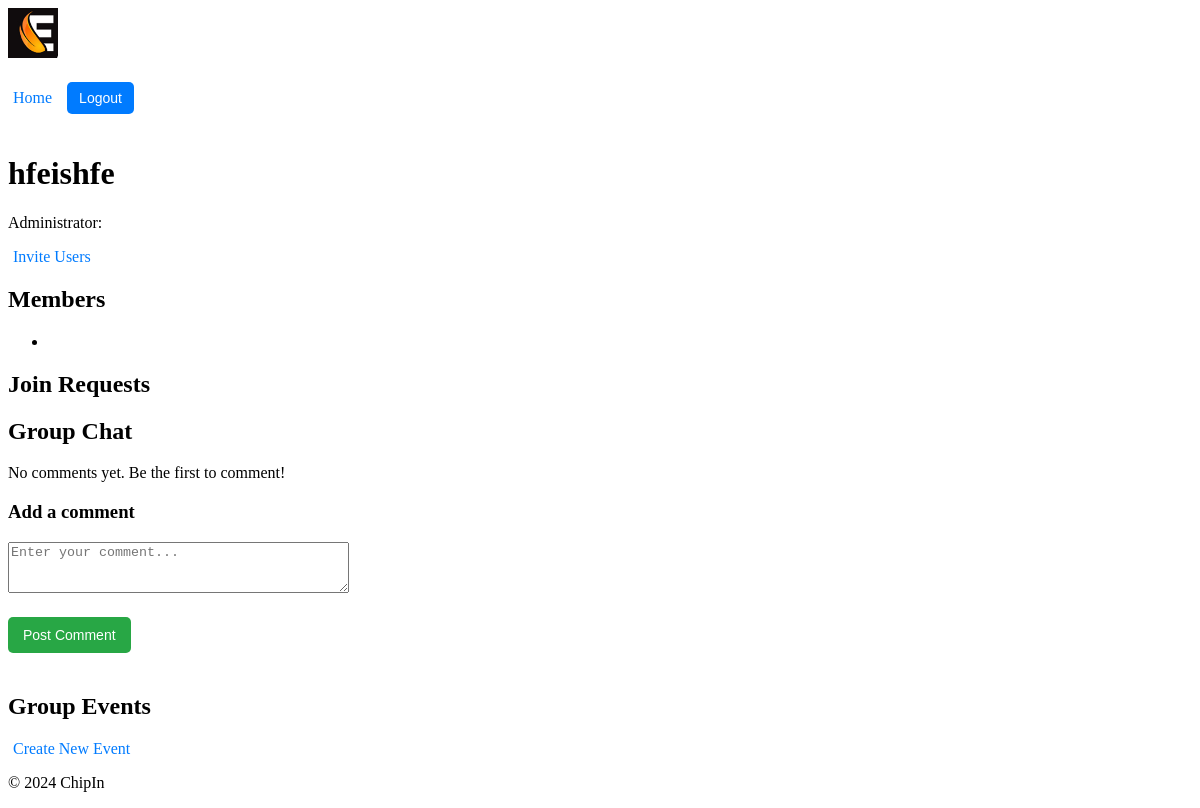
The page /chipin/group/3/ (signed in) on the database as committed earlier.
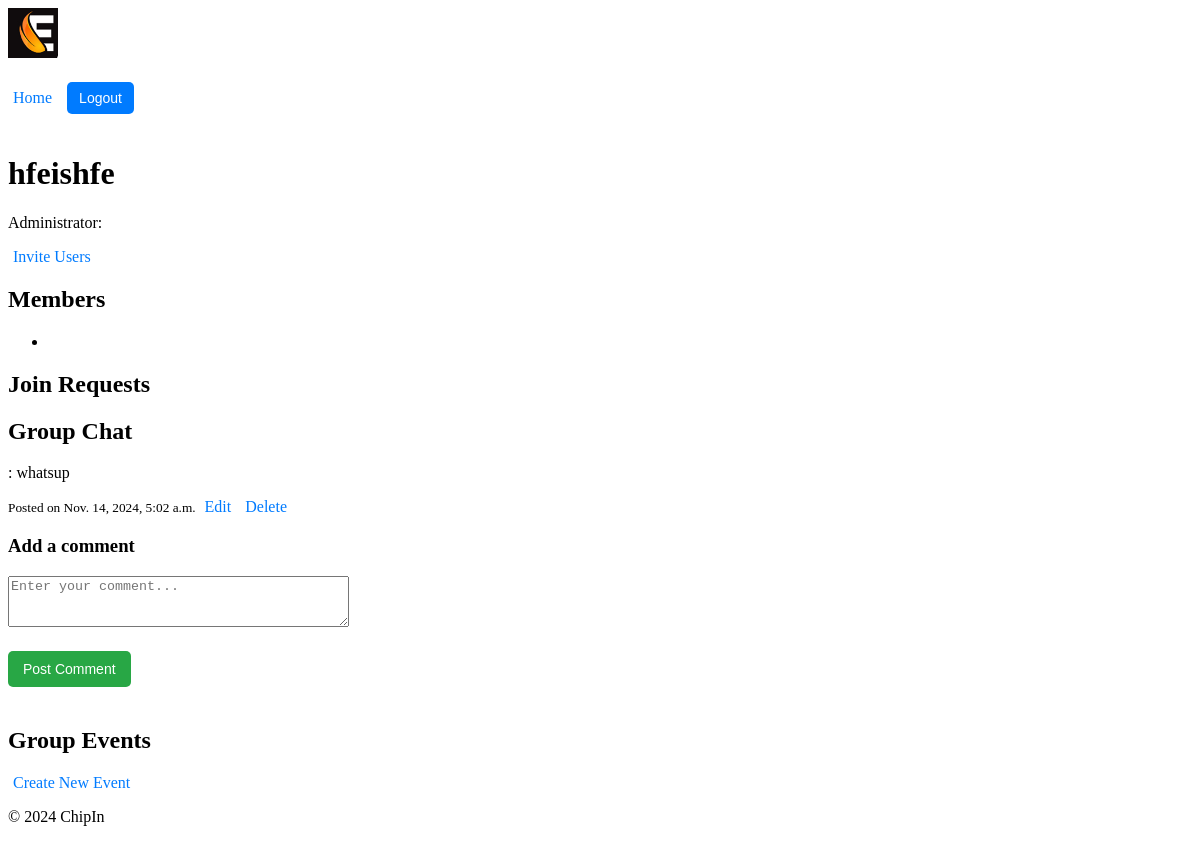
The same page on the database as committed later.
### chipin/models.py (models this page shows, shortened)
class Comment(models.Model):
    user = models.ForeignKey(User, on_delete=models.CASCADE)  # User who posted the comment
    group = models.ForeignKey(Group, related_name='comments', on_delete=models.CASCADE)  # Group associated with the comment
    content = models.TextField()  # The comment content
    created_at = models.DateTimeField(auto_now_add=True)  # Timestamp when the comment was posted
    updated_at = models.DateTimeField(auto_now=True)  # Timestamp for the latest update

### chipin/views.py (the view, shortened to what this page needs)
# urls.py: path('group/<int:group_id>/', views.group_detail, name='group_detail'),
@login_required
def group_detail(request, group_id, edit_comment_id=None):
    group = get_object_or_404(Group, id=group_id)
    comments = group.comments.all().order_by('-created_at')  # Fetch all comments for the group
    events = group.events.all()  # Fetch all events associated with the group
    if edit_comment_id: # Fetch the comment to edit, if edit_comment_id is provided
        comment_to_edit = get_object_or_404(Comment, id=edit_comment_id)
        if comment_to_edit.user != request.user:
            return redirect('chipin:group_detail', group_id=group.id)
    else:
        comment_to_edit = None
    if request.method == 'POST':
        if comment_to_edit: # Editing an existing comment
            form = CommentForm(request.POST, instance=comment_to_edit)
        else: # Adding a new comment
            form = CommentForm(request.POST)
        if form.is_valid():
            comment = form.save(commit=False)
            comment.user = request.user
            comment.group = group
            comment.save()
            return redirect('chipin:group_detail', group_id=group.id)
    else:
        form = CommentForm(instance=comment_to_edit) if comment_to_edit else CommentForm()
    event_share_info = {}
    return render(request, 'chipin/group_detail.html', {
        'group': group,
        'comments': comments,
        'form': form,
        'comment_to_edit': comment_to_edit,
        'events': events,
        'event_share_info': event_share_info,
    })

### chipin/forms.py (shortened to what this page needs)
class CommentForm(forms.ModelForm):
    class Meta:
        model = Comment
        fields = ['content']
        widgets = {
            'content': forms.Textarea(attrs={'rows': 3, 'placeholder': 'Enter your comment...'})
        }

### chipin/context_processors.py (called while the page is built)
def user_profile(request):
    if request.user.is_authenticated:
        try:
            return {'nickname': request.user.profile.nickname}
        except Profile.DoesNotExist:
            return {'nickname': request.user.username}  # Fallback to username if no profile exists
    return {}

### chipin/templates/chipin/group_detail.html (shortened to what this page needs)
{% extends 'chipin/base.html' %}
{% block content %}
    <h1>{{ group.name }}</h1>
    <p>Administrator: {{ group.admin.profile.nickname }}</p>
    {% if request.user == group.admin %}
        <a href="{% url 'chipin:invite_users' group.id %}">Invite Users</a>
    {% endif %}
    <h2>Members</h2>
    <ul>
        {% for member in group.members.all %}
        <li>{{ member.profile.nickname }}</li>
        {% endfor %}
    </ul>
    {% if request.user in group.members.all %}
        <h2>Join Requests</h2>
    {% endif %}
    <h2>Group Chat</h2>
    <div class="comments-section">
        {% for comment in comments %}
            <div class="comment">
                <p><strong>{{ comment.user.profile.nickname }}</strong>: {{ comment.content }}</p>
                <small>Posted on {{ comment.created_at }}</small>
                {% if comment.user == request.user or request.user == group.admin %}
                    <a href="{% url 'chipin:edit_comment' group.id comment.id %}">Edit</a>
                    <a href="{% url 'chipin:delete_comment' comment.id %}" onclick="return confirm('Are you sure?')">Delete</a>
                {% endif %}
            </div>
        {% empty %}
            <p>No comments yet. Be the first to comment!</p>
        {% endfor %}
    </div>
    <h3>{% if comment_to_edit %}Edit Comment{% else %}Add a comment{% endif %}</h3>
    <form method="POST">
        <div class="form-group">
            {{ form.content }}
        </div>
        <button type="submit">{% if comment_to_edit %}Save Comment{% else %}Post Comment{% endif %}</button>
    </form>
    <h2>Group Events</h2>
    {% if request.user == group.admin %}
        <a href="{% url 'chipin:create_event' group.id %}" class="btn btn-primary">Create New Event</a>
    {% endif %}
{% endblock %}

Rows that differ between the two databases and show on the page:
added Comment: content "whatsup", created_at "Nov. 14, 2024, 5:02 a.m.", shows "Edit"
Other text that changed with them:
text no longer shown: "No comments yet. Be the first to comment!"
